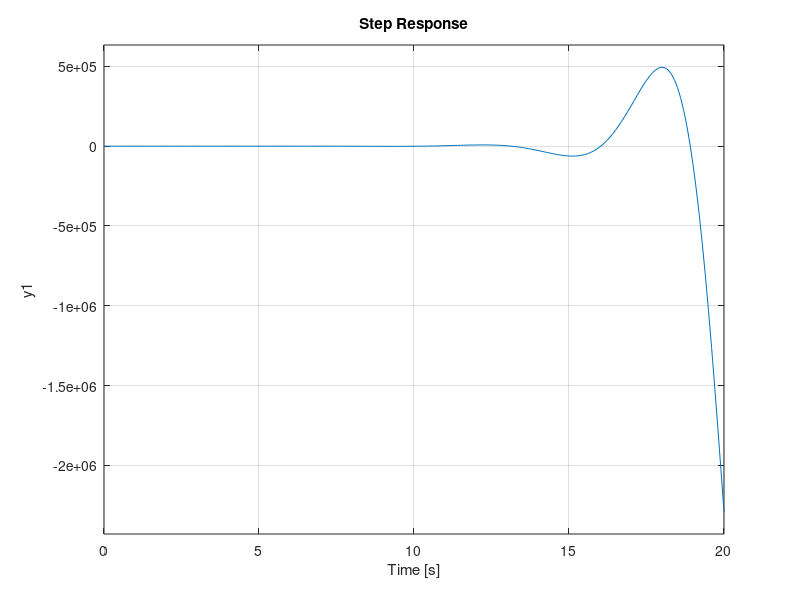

MATLAB code to generate this figure:
%% Laboratory 2 No. 5 - Resonant System
% Modeling a resonant system with sharp peak.
% G(s) = (8s^6 + 7s^5 + 6s^4 + 5s^3 + 4s^2 + 3s + 2) /
%       s^7 + 2s^6 + 3s^5 + 4s^4 + 5s^3 + 6s^2 + 7s + 1


G_num = [8 7 6 5 4 3 2];
G_den = [1 2 3 4 5 6 7 1];
G = tf(G_num, G_den)    

% Step Response

step(G,0:0.1:20)



